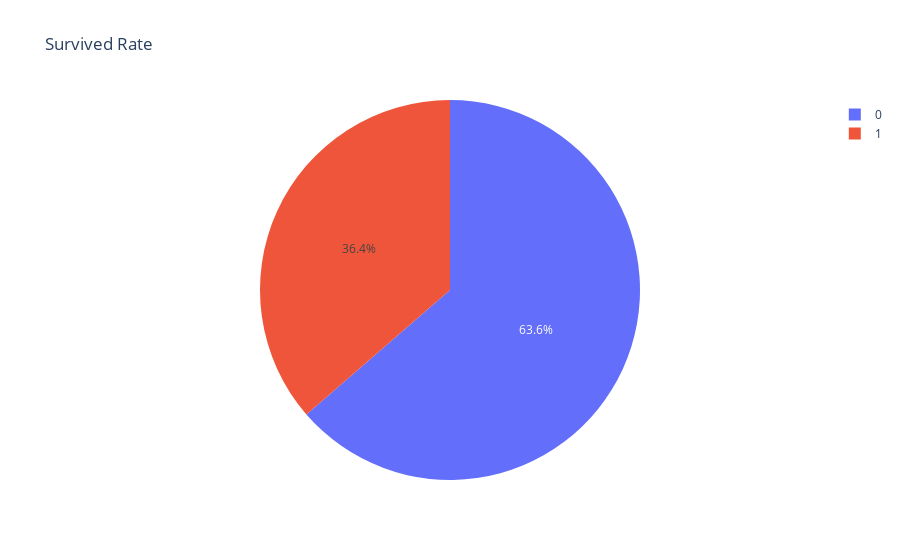

Notebook code cell kept with this figure:
### Code cell
px.pie(df, 'Survived', title= 'Survived Rate') #facet_col

### Figure 1 — Plotly figure (JSON) as saved in the notebook; plotly's stock layout.template omitted (floating-point values rounded to 4 significant figures; data arrays with more than 128 entries replaced by an {"elided": "..."} marker saying what was removed)
{"data": [{"domain": {"x": [0, 1], "y": [0, 1]}, "hovertemplate": "Survived=%{label}<extra></extra>", "labels": {"elided": "418 int values"}, "legendgroup": "", "name": "", "showlegend": true, "type": "pie"}], "layout": {"legend": {"tracegroupgap": 0}, "title": {"text": "Survived Rate"}}}
